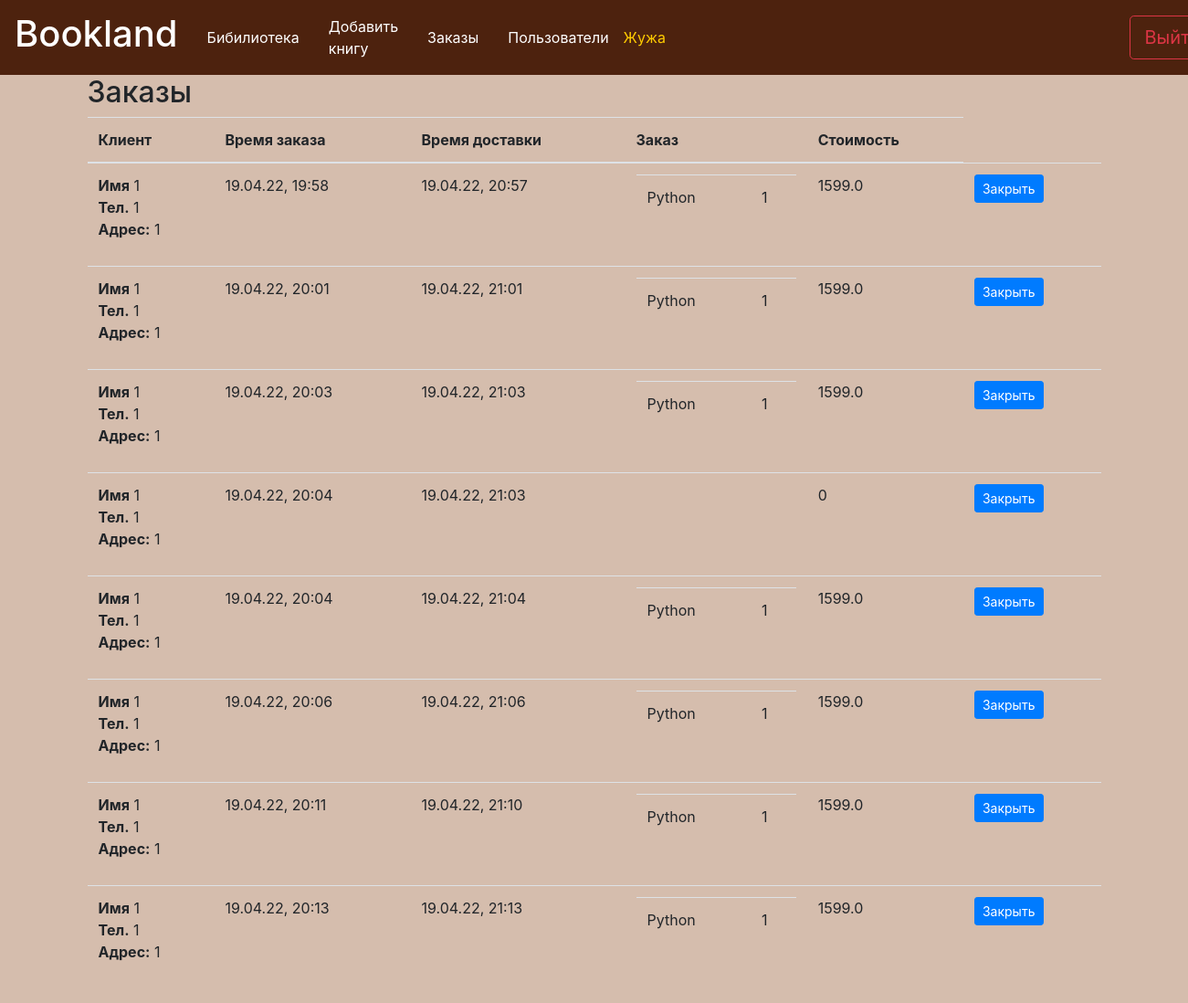
The page /orders (signed in) on the database as committed earlier.
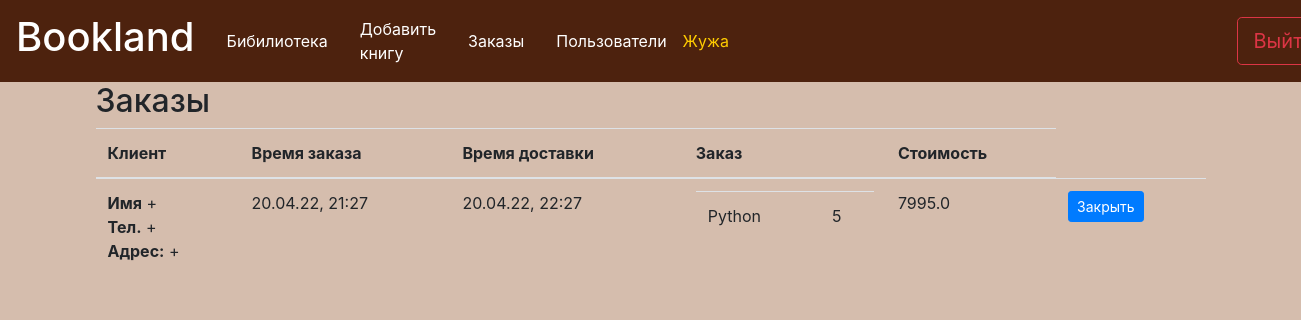
The same page on the database as committed later.
### data/users.py (models this page shows, shortened)
class User(SqlAlchemyBase, UserMixin):
    __tablename__ = 'users'
    id = sqlalchemy.Column(sqlalchemy.Integer, primary_key=True, autoincrement=True)
    name = sqlalchemy.Column(sqlalchemy.String, nullable=True)
    role = sqlalchemy.Column(sqlalchemy.String, nullable=True)
    address = sqlalchemy.Column(sqlalchemy.String, nullable=True)
    telephone = sqlalchemy.Column(sqlalchemy.String, nullable=True)
    email = sqlalchemy.Column(sqlalchemy.String, index=True, unique=True, nullable=True)
    hashed_password = sqlalchemy.Column(sqlalchemy.String, nullable=True)
    modifed_date = sqlalchemy.Column(sqlalchemy.DateTime, default=datetime.datetime.now)

### data/order.py (models this page shows, shortened)
class Order(SqlAlchemyBase):
    __tablename__ = 'order'
    id = Column(Integer, primary_key=True, autoincrement=True)
    user_name = Column(String, nullable=True)
    telephone = Column(String, nullable=True)
    address = Column(String, nullable=True)
    time_order = Column(DateTime, default=datetime.datetime.now)
    time_delivery = Column(DateTime, nullable=True)
    books = relationship("Association", back_populates="order", cascade="all, delete-orphan")

class Association(SqlAlchemyBase):
    __tablename__ = 'association'
    order_id = Column(Integer, ForeignKey('order.id'), primary_key=True)
    book_id = Column(Integer, ForeignKey('book.id'), primary_key=True)
    count = Column(Integer)
    book = relationship("Book", back_populates="orders")
    order = relationship("Order", back_populates="books")

### data/book.py (models this page shows, shortened)
class Book(SqlAlchemyBase):
    __tablename__ = 'book'
    id = sqlalchemy.Column(sqlalchemy.Integer, primary_key=True, autoincrement=True)
    title = sqlalchemy.Column(sqlalchemy.String, nullable=True)
    author = sqlalchemy.Column(sqlalchemy.String, nullable=True)
    description = sqlalchemy.Column(sqlalchemy.String, nullable=True)
    pages = sqlalchemy.Column(sqlalchemy.Integer, nullable=True)
    cost = sqlalchemy.Column(sqlalchemy.Float, nullable=True)
    image = sqlalchemy.Column(sqlalchemy.String, nullable=True)
    pdf = sqlalchemy.Column(sqlalchemy.String, nullable=True)
    orders = relationship("Association", back_populates="book")

### main.py (the view)
@app.route('/orders')
@login_required
def orders():
    db_sess = db_session.create_session()
    orders = db_sess.query(Order).all()
    for order in orders:
        summ = 0
        for book in order.books:
            summ += book.book.cost * book.count
        order.cost = summ
    return render_template('orders.html', orders=orders, title='Заказы')

### data/db_session.py (called while the page is built)
def create_session() -> Session:
    global __factory
    return __factory()

### main.py (called while the page is built)
@app.template_filter('strftime')
def _jinja2_filter_datetime(date, fmt=None):
    return date.strftime('%d.%m.%y, %H:%M')

@login_manager.user_loader
def load_user(user_id):  # Авторизация пользователя
    db_sess = db_session.create_session()
    return db_sess.query(User).get(user_id)

### templates/orders.html
{% extends "base.html" %}
{% block content %}
    <h2>Заказы</h2>
    <table class="table">
        <thead>
            <tr>
              <th scope="col">Клиент</th>
              <th scope="col">Время заказа</th>
              <th scope="col">Время доставки</th>
              <th scope="col">Заказ</th>
              <th scope="col">Стоимость</th>
            </tr>
        </thead>
        <tbody>
            {% for order in orders %}
                <tr>
                    <td>
                        <ul style="list-style-type: none; padding-left: 0; margin-left: 0;">
                            <li><b>Имя</b> {{ order.user_name }}</li>
                            <li><b>Тел.</b> {{ order.telephone }}</li>
                            <li><b>Адрес:</b> {{ order.address }}</li>
                        </ul>
                    </td>
                    <td>{{ order.time_order|strftime }}</td>
                    <td>{{ order.time_delivery|strftime }}</td>
                    <td>
                        <table class="table">
                          <tbody>
                            {% for book in order.books %}
                                <tr>
                                    <td>{{ book.book.title }}</td>
                                    <td>{{ book.count }}</td>
                                </tr>
                            {% endfor %}
                          </tbody>
                        </table>
                    </td>
                    <td>{{ order.cost }}</td>
                    <td><a href="/delorder/{{ order.id }}" class="btn btn-primary btn-sm">Закрыть</a> </td>
                </tr>
            {% endfor %}
        </tbody>
    </table>
{% endblock %}

### templates/base.html (shortened to what this page needs)
<!DOCTYPE html>
<html lang="en">
<head>
    <link rel="stylesheet" href="https://stackpath.bootstrapcdn.com/bootstrap/4.4.1/css/bootstrap.min.css"
>
    <link rel="stylesheet" type="text/css" href="../static/css/style.css"/>
</head>
<body style="background-color: #D5BDAD">
<header>
    <nav class="navbar navbar-expand navbar-dark" style="background-color: #4D220E;">
            <a class="navbar-brand" href="/"><h1>Bookland</h1></a>
            <a class="nav-link" href="/">Бибилиотека</a>
            {% if current_user.is_authenticated %}
                {% if current_user.role == "manager" %}
                    <a href="/add-product" class="nav-link">Добавить книгу</a>
                    <a class="nav-link" href="/orders">Заказы</a>
                    <a class="nav-link" href="list-user">Пользователи</a>
                {% else %}
                    <a class="nav-link" href="/basket">Корзина</a>
                {% endif %}
            <a href="/edituser" class="user-name">{{ current_user.name }}</a>
            <a href="/logout" style="margin-left: 40%" class="btn btn-outline-danger btn-lg" role="button">Выйти</a>
            {% else %}
                <a class="nav-link" href="/basket">Корзина</a>
                <div style="margin-left: 50%">
                <a href="/register" class="btn btn-success btn-lg" role="button">Зарегистрироваться</a>
                <a href="/login" class="btn btn-primary btn-lg" role="button">Войти</a>
                </div>
            {% endif %}
    </nav>
</header>
<main role="main" class="container">
    {% block content %}{% endblock %}
</main>
</body>
</html>

### static/css/style.css (style rules this page uses)
nav a { color: #fff; }
.user-name { color: #FFCC00; }

Rows that differ between the two databases and show on the page:
removed Order: user_name "1", telephone "1", address "1", time_order|strftime "19.04.22, 19:58", time_delivery|strftime "19.04.22, 20:57", cost "1599.0", Association (book "Python", count "1")
removed Order: user_name "1", telephone "1", address "1", time_order|strftime "19.04.22, 20:01", time_delivery|strftime "19.04.22, 21:01", cost "1599.0"
removed Association: book "Python", count "1"
removed Order: user_name "1", telephone "1", address "1", time_order|strftime "19.04.22, 20:03", time_delivery|strftime "19.04.22, 21:03", cost "1599.0"
removed Association: book "Python", count "1"
removed Order: user_name "1", telephone "1", address "1", time_order|strftime "19.04.22, 20:04", time_delivery|strftime "19.04.22, 21:03", cost "0"
removed Order: user_name "1", telephone "1", address "1", time_order|strftime "19.04.22, 20:04", time_delivery|strftime "19.04.22, 21:04", cost "1599.0"
removed Association: book "Python", count "1"
removed Order: user_name "1", telephone "1", address "1", time_order|strftime "19.04.22, 20:06", time_delivery|strftime "19.04.22, 21:06", cost "1599.0"
removed Association: book "Python", count "1"
removed Order: user_name "1", telephone "1", address "1", time_order|strftime "19.04.22, 20:11", time_delivery|strftime "19.04.22, 21:10", cost "1599.0"
removed Association: book "Python", count "1"
removed Order: user_name "1", telephone "1", address "1", time_order|strftime "19.04.22, 20:13", time_delivery|strftime "19.04.22, 21:13", cost "1599.0"
removed Association: book "Python", count "1"
added Order: user_name "+", telephone "+", address "+", time_order|strftime "20.04.22, 21:27", time_delivery|strftime "20.04.22, 22:27", cost "7995.0", Association (book "Python", count "5")
